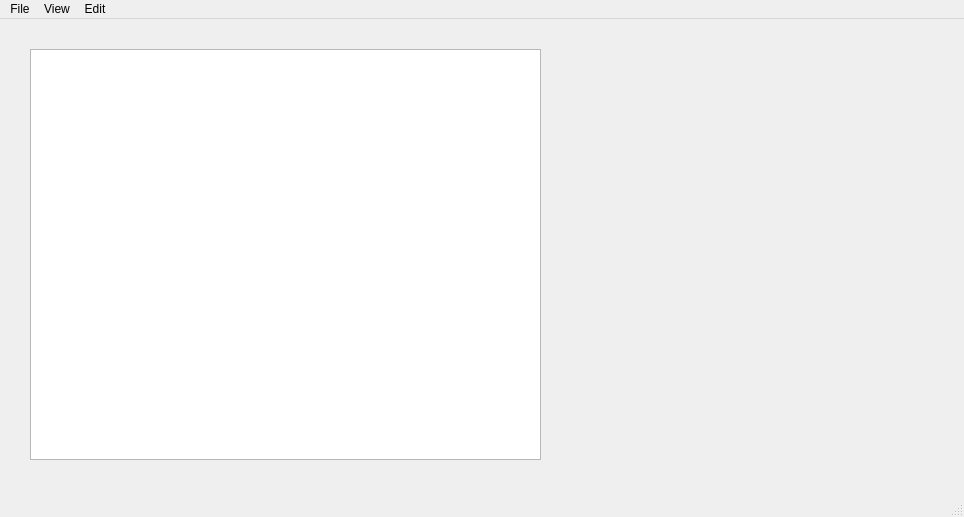
<?xml version="1.0" encoding="UTF-8"?>
<ui version="4.0">
 <class>MainWindow</class>
 <widget class="QMainWindow" name="MainWindow">
  <property name="geometry">
   <rect>
    <x>0</x>
    <y>0</y>
    <width>964</width>
    <height>517</height>
   </rect>
  </property>
  <property name="windowTitle">
   <string>MainWindow</string>
  </property>
  <widget class="QWidget" name="centralwidget">
   <widget class="QListWidget" name="listWidget">
    <property name="geometry">
     <rect>
      <x>30</x>
      <y>30</y>
      <width>511</width>
      <height>411</height>
     </rect>
    </property>
   </widget>
  </widget>
  <widget class="QMenuBar" name="menubar">
   <property name="geometry">
    <rect>
     <x>0</x>
     <y>0</y>
     <width>964</width>
     <height>25</height>
    </rect>
   </property>
   <widget class="QMenu" name="menuFile">
    <property name="title">
     <string>File</string>
    </property>
    <addaction name="actionNew"/>
    <addaction name="actionQuit"/>
   </widget>
   <widget class="QMenu" name="menuView">
    <property name="title">
     <string>View</string>
    </property>
    <addaction name="actionView_Selected"/>
   </widget>
   <widget class="QMenu" name="menuEdit">
    <property name="title">
     <string>Edit</string>
    </property>
    <addaction name="actionEdit_Selected"/>
    <addaction name="actionDelete_Selected"/>
   </widget>
   <addaction name="menuFile"/>
   <addaction name="menuView"/>
   <addaction name="menuEdit"/>
  </widget>
  <widget class="QStatusBar" name="statusbar"/>
  <action name="actionEdit_Selected">
   <property name="text">
    <string>Edit Selected</string>
   </property>
  </action>
  <action name="actionView_Selected">
   <property name="text">
    <string>View Selected</string>
   </property>
  </action>
  <action name="actionSave">
   <property name="text">
    <string>Save</string>
   </property>
  </action>
  <action name="actionNew">
   <property name="text">
    <string>New</string>
   </property>
  </action>
  <action name="actionQuit">
   <property name="text">
    <string>Quit</string>
   </property>
  </action>
  <action name="actionDelete_Selected">
   <property name="text">
    <string>Delete Selected</string>
   </property>
  </action>
 </widget>
 <resources/>
 <connections/>
</ui>
